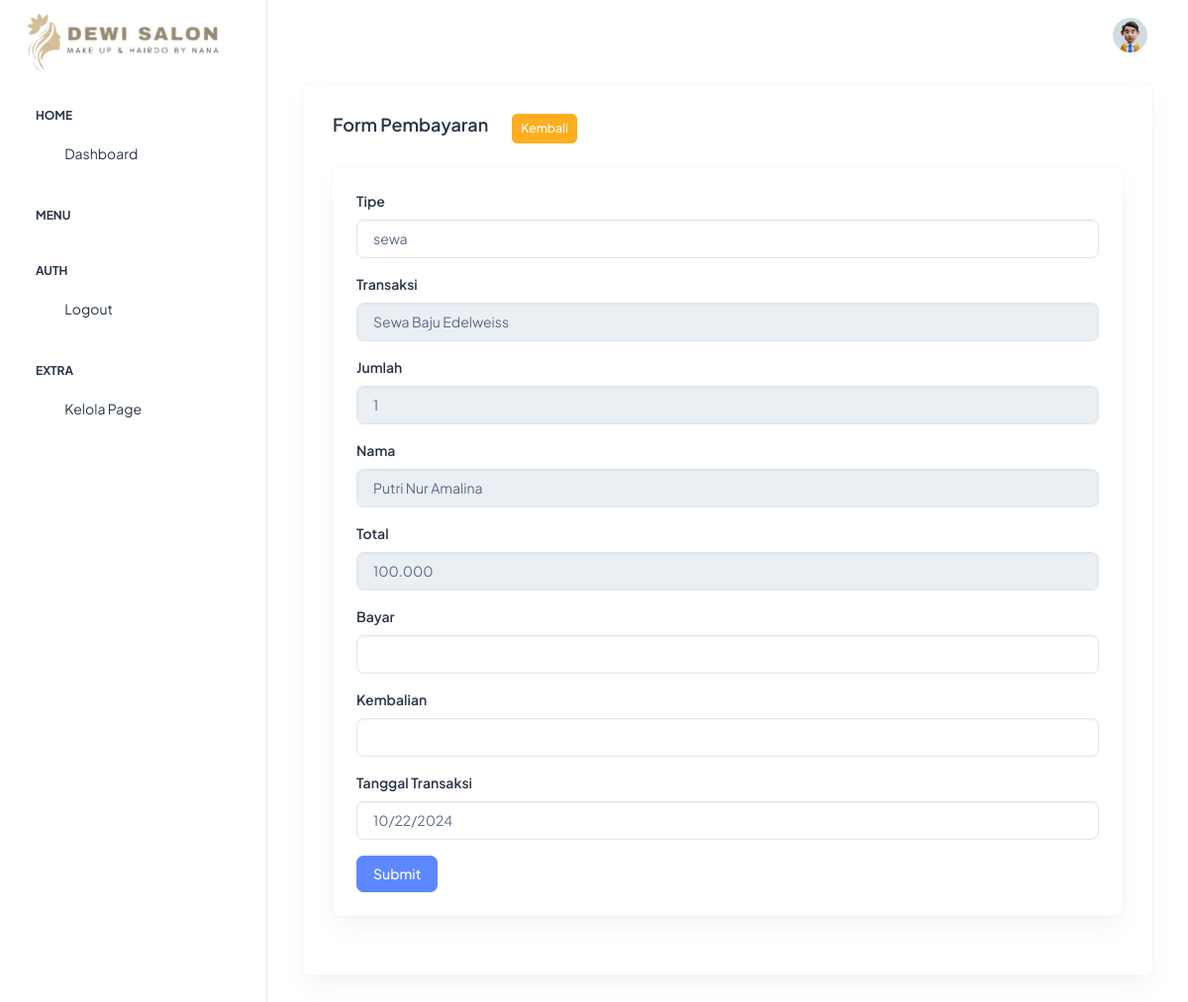
Page /transaksi/bayar/sewa/3 on the committed database.
### tables this page shows
CREATE TABLE `sewa_baju` (
  `id` int(11) NOT NULL,
  `id_baju` int(11) NOT NULL,
  `id_pelayanan` int(11) NOT NULL,
  `id_akun` int(11) NOT NULL,
  `nama` varchar(35) NOT NULL,
  `no_hp` varchar(13) NOT NULL,
  `alamat` text NOT NULL,
  `untuk_tgl` date NOT NULL,
  `jml_baju` int(3) NOT NULL,
  `total` int(11) NOT NULL,
  `status` enum('Menunggu','Batal','Selesai') NOT NULL DEFAULT 'Menunggu',
  `tgl_sewa` date NOT NULL DEFAULT current_timestamp()
);

CREATE TABLE `baju` (
  `id` int(4) NOT NULL,
  `id_kategori_baju` int(4) NOT NULL,
  `nama_baju` varchar(40) NOT NULL,
  `harga_sewa` int(11) NOT NULL,
  `stok` int(4) NOT NULL,
  `foto` text NOT NULL
);

### application/controllers/Transaksi.php (called while the page is built, shortened)
<?php
class Transaksi extends CI_Controller
{
    public function bayar($tipe, $id_type)
    {
        if ($tipe == 'booking') {
            $t = $this->mua->get_booking_by_id($id_type);
        } else if ($tipe == 'sewa') {
            $t = $this->baju->get_sewa_by_id($id_type);
        } else {
            return redirect('transaksi');
        }
        $data = [
            'tipe' => $tipe,
            'data' => $t
        ];
        $this->load->view('admin/layout/header', $data);
        $this->load->view('admin/transaksi/bayar');
        $this->load->view('admin/layout/footer');
    }
}

### index.php (called while the page is built, shortened)
<?php
require_once BASEPATH.'core/CodeIgniter.php';

### application/models/Baju_model.php (called while the page is built, shortened)
<?php
class Baju_model extends CI_Model
{
    public function get_sewa_by_id($id)
    {
        $result = $this->db->select('sewa_baju.*, akun.username, akun.email, pelayanan.pelayanan, pelayanan.harga_layanan, baju.nama_baju, baju.harga_sewa')
            ->from('sewa_baju')
            ->join('akun', 'sewa_baju.id_akun = akun.id')
            ->join('pelayanan', 'sewa_baju.id_pelayanan = pelayanan.id')
            ->join('baju', 'sewa_baju.id_baju = baju.id')
            ->where('sewa_baju.id', $id)
            ->order_by('sewa_baju.id', 'desc')
            ->get()
            ->row();
        return $result;
    }
}

### application/views/admin/transaksi/bayar.php (the view, shortened to what this page needs)
<div class="container-fluid">
    <div class="card">
        <div class="card-body">
            <div class="d-flex mb-4">
                <h5 class="card-title fw-semibold">Form Pembayaran</h5>
                <a href="<?= base_url('transaksi') ?>" class="btn btn-sm btn-warning ms-4">Kembali</a>
            </div>
            <div class="card">
                <div class="card-body p-4">
                    <form action="<?= base_url('transaksi/proses') ?>" method="post">
                        <div class="mb-3">
                            <label class="form-label">Tipe</label>
                            <input type="text" class="form-control" name="tipe" value="<?= $tipe ?>" readonly>
                        </div>
                        <div class="mb-3">
                            <label class="form-label">Transaksi</label>
                            <input type="text" class="form-control" value="<?= $tipe == 'booking' ? 'MUA ' . $data->kategori_mua : 'Sewa Baju ' . $data->nama_baju ?>" disabled>
                        </div>
                        <div class="mb-3">
                            <label class="form-label">Jumlah</label>
                            <input type="text" class="form-control" value="<?= $tipe == 'booking' ? $data->jml_orang : $data->jml_baju ?>" disabled>
                        </div>
                        <div class="mb-3">
                            <label class="form-label">Nama</label>
                            <input type="text" class="form-control" value="<?= $data->nama ?>" disabled>
                        </div>
                        <div class="mb-3">
                            <label class="form-label">Total</label>
                            <input type="text" class="form-control" value="<?= number_format($data->total, 0, ',', '.') ?>" disabled>
                        </div>
                        <div class="mb-3">
                            <label class="form-label">Bayar</label>
                            <input type="number" class="form-control" name="bayar" required>
                        </div>
                        <div class="mb-3">
                            <label class="form-label">Kembalian</label>
                            <input type="number" class="form-control" name="kembalian" required>
                        </div>
                        <div class="mb-3">
                            <label class="form-label">Tanggal Transaksi</label>
                            <input type="date" class="form-control" name="tgl_trans" value="<?= date('Y-m-d') ?>" readonly>
                        </div>
                        <button type="submit" class="btn btn-primary">Submit</button>
                    </form>
                </div>
            </div>
        </div>
    </div>
</div>

### rows in the picture
sewa_baju: id_baju.nama_baju "Sewa Baju Edelweiss", jml_baju "1", nama "Putri Nur Amalina", total "100.000"
